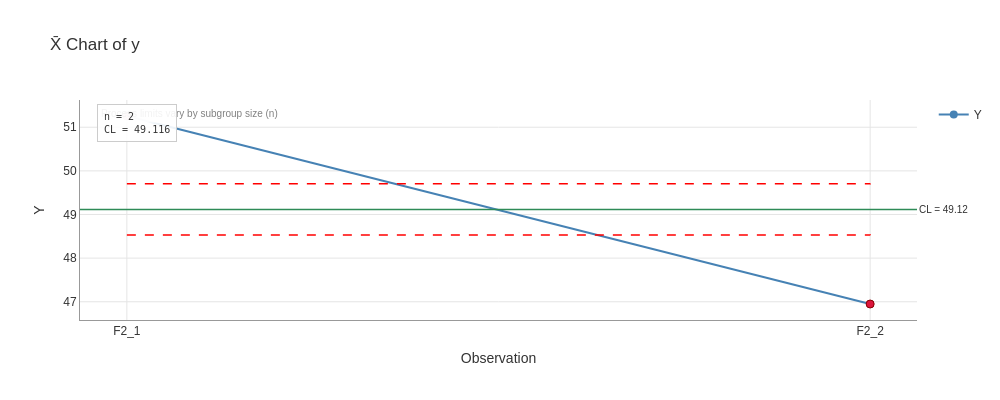

The code cell stored with this chart in its notebook:
### Code cell
result_f2.plot(chart='Xbar', show_stats=True).show()

### Figure 1 — Plotly figure (JSON) as saved in the notebook; plotly's stock layout.template omitted (floating-point values rounded to 4 significant figures)
{"data": [{"hovertemplate": "%{x}<br>%{y:.3f}<extra></extra>", "line": {"color": "steelblue", "width": 2}, "marker": {"color": "steelblue", "size": 8}, "mode": "lines+markers", "name": "Y", "type": "scatter", "x": ["F2_1", "F2_2"], "y": [51.26, 46.95]}, {"hovertemplate": "UPL: %{y:.3f}<extra></extra>", "line": {"color": "red", "dash": "dash", "width": 1.5}, "mode": "lines", "name": "UPL (varies)", "showlegend": false, "type": "scatter", "x": ["F2_1", "F2_2", "F2_2"], "y": [49.7, 49.7, 49.71]}, {"hovertemplate": "LPL: %{y:.3f}<extra></extra>", "line": {"color": "red", "dash": "dash", "width": 1.5}, "mode": "lines", "name": "LPL (varies)", "showlegend": false, "type": "scatter", "x": ["F2_1", "F2_2", "F2_2"], "y": [48.53, 48.53, 48.52]}, {"hovertemplate": "Beyond Limits<br>%{x}<br>%{y:.3f}<extra></extra>", "marker": {"color": "#DC143C", "line": {"color": "#8B0000", "width": 1}, "size": 8, "symbol": "circle"}, "mode": "markers", "name": "Beyond Limits", "showlegend": false, "type": "scatter", "x": ["F2_1", "F2_2"], "y": [51.26, 46.95]}], "layout": {"annotations": [{"bgcolor": "rgba(255,255,255,0.8)", "borderpad": 3, "font": {"color": "gray", "size": 10}, "showarrow": false, "text": "Process limits vary by subgroup size (n)", "x": 0.02, "xref": "paper", "y": 0.98, "yref": "paper"}, {"font": {"size": 10}, "showarrow": false, "text": "CL = 49.12", "x": 1, "xanchor": "left", "xref": "x domain", "y": 49.12, "yanchor": "middle", "yref": "y"}, {"align": "left", "bgcolor": "rgba(255, 255, 255, 0.9)", "bordercolor": "#CCCCCC", "borderpad": 6, "borderwidth": 1, "font": {"color": "#333333", "family": "monospace", "size": 10}, "showarrow": false, "text": "n = 2<br>CL = 49.116", "x": 0.02, "xanchor": "left", "xref": "paper", "y": 0.98, "yanchor": "top", "yref": "paper"}], "font": {"color": "#333333", "family": "Arial, sans-serif", "size": 12}, "height": 400, "hovermode": "x unified", "paper_bgcolor": "white", "plot_bgcolor": "white", "shapes": [{"line": {"color": "#2E8B57", "width": 1.5}, "type": "line", "x0": 0, "x1": 1, "xref": "x domain", "y0": 49.12, "y1": 49.12, "yref": "y"}], "showlegend": true, "title": {"text": "X̄ Chart of y"}, "width": 1000, "xaxis": {"gridcolor": "#E5E5E5", "gridwidth": 1, "linecolor": "#999999", "linewidth": 1, "showgrid": true, "showline": true, "title": {"text": "Observation"}}, "yaxis": {"gridcolor": "#E5E5E5", "gridwidth": 1, "linecolor": "#999999", "linewidth": 1, "showgrid": true, "showline": true, "title": {"text": "Y"}}}}
